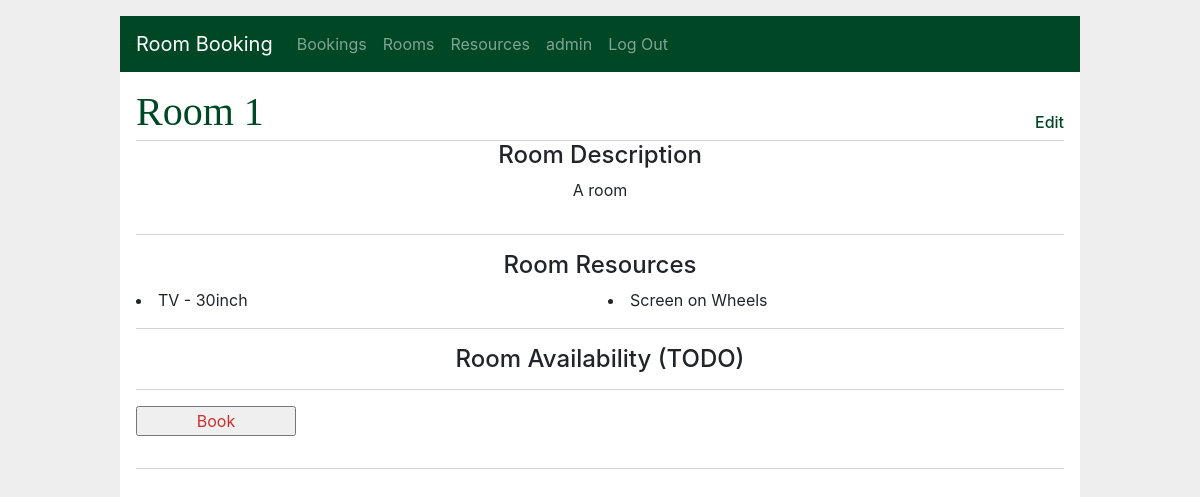
/rooms/1/details (signed in), run on an earlier commit of the app's database.
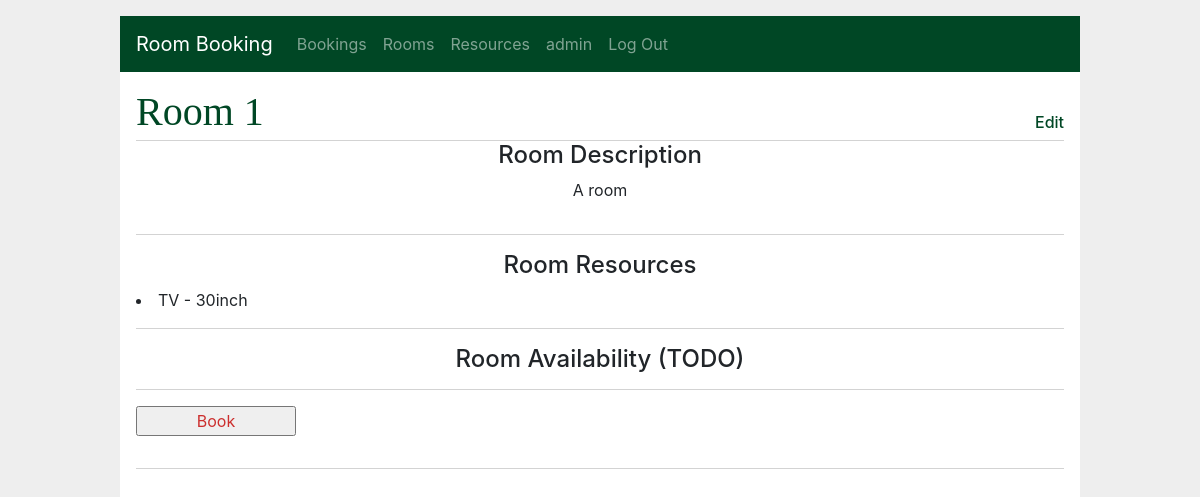
And on a later commit of the database.
### app/models/resource.py (models this page shows, shortened)
class RoomResource(db.Model):
    __tablename__ = "roomresources"
    id = db.Column(db.Integer, primary_key=True, autoincrement=True, nullable=False)
    room_id = db.Column(db.Integer, ForeignKey("rooms.id", ondelete="CASCADE"), nullable=False)
    room = db.relationship('Room', foreign_keys=[room_id])
    resource_id = db.Column(db.Integer, ForeignKey("resources.id", ondelete="CASCADE"), nullable=False)
    resource = db.relationship('Resource', foreign_keys=[resource_id])
    quantity = db.Column(db.Integer)
    booked_resources = db.relationship('BookedResource', back_populates="room_resource",
                                       cascade='all, delete, delete-orphan')

class Resource(db.Model):
    __tablename__ = 'resources'
    id = db.Column(db.Integer, primary_key=True, autoincrement=True, nullable=False)
    name = db.Column(db.String(150), unique=True, nullable=False)
    description = db.Column(db.String, nullable=False)
    room_resources = db.relationship('RoomResource', back_populates="resource", cascade='all, delete, delete-orphan')

### app/rooms/routes.py (the view)
@bp.route('/<int:id>/details', methods=('GET',))
@login_required
def details(id):
    room = Room.query.filter_by(id=id).first()
    room_resources = room.room_resources
    return render_template('rooms/details.html', room=room, room_resources=room_resources)

### app/main/routes.py (called while the page is built)
@bp.before_app_request
def load_logged_in_user():
    user_id = session.get('user_id')
    if user_id is None:
        g.user = None
    else:
        g.user = User.query.filter_by(
                id=user_id).first()

def login_required(view):
    @functools.wraps(view)
    def wrapped_view(**kwargs):
        if g.user is None:
            return redirect(url_for('main.login'))
        return view(**kwargs)
    return wrapped_view

### app/templates/rooms/details.html
{% extends 'base.html' %}
{% block header %}
  <h1>{% block title %}{{ room.name }}{% endblock %}</h1>
{% if g.user.role == 'admin' %}
    <a href="{{ url_for('rooms.update', id=room.id) }}"><h6>Edit</h6></a>
{% endif %}
{% endblock %}
{% block content %}
  <h4 class="d-flex justify-content-center">Room Description</h4>
  <div class="d-flex justify-content-center">
    <p style="white-space: pre-wrap;">{{ room['description'] }}</p>
  </div>
    <hr>
  <div>
    <h4 class="d-flex justify-content-center">Room Resources</h4>
    <div class="columns2">
      {% for resource in room_resources %}
        <li> {{ resource.resource.name }} </li>
      {% endfor %}
    </div>
    <hr>
     <h4 class="d-flex justify-content-center">Room Availability (TODO)</h4>
  </div>
  <hr>
  <form action="{{ url_for('bookings.create', room_id=room['id']) }}">
    <input class="danger" type="submit" value="Book">
  </form>
  <hr>
{% endblock %}

What changed in the data, as far as the page shows it:
removed RoomResource: resource.name "Screen on Wheels"
